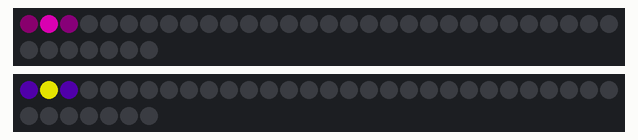
Bench run of a sketch on a simulated ESP8266 (NodeMCU). On the bench: 2 × 37 RGB LEDs in strip order, left to right, continuing on the next row. Dim RGB values are drawn brighter than linear.

Above: at 0.21 s.
At 2.03 s:
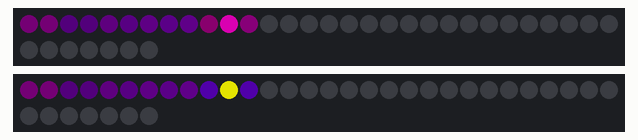
At 4.46 s:
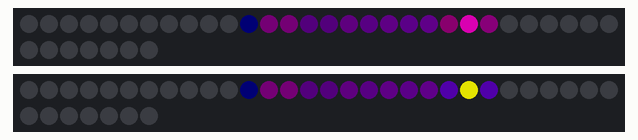
At 6.94 s:
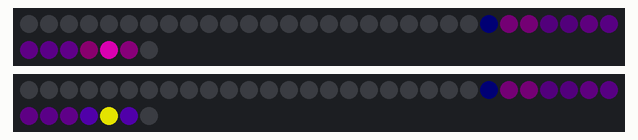
At 8.62 s:
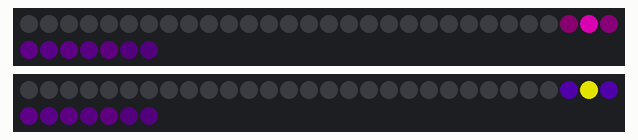
At 13.68 s:
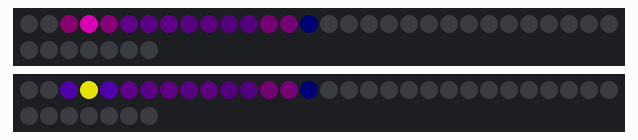

The sketch:

ping_pong_speed.ino
```cpp
#include <FastLED.h>

#define NUM_LEDS 37
#define DATA_PIN D4
#define DATA_PIN_MIDDLE D5
#define CLOCK_PIN 13

int delay_time = 200;
int bounce_delay_time = 5;
int trail_length = 10;
int bounce_length = 15;

CRGB leds[NUM_LEDS];
CRGB ledsMiddle[NUM_LEDS];

void setup() {
  FastLED.addLeds<NEOPIXEL, DATA_PIN>(leds, NUM_LEDS);
  FastLED.addLeds<NEOPIXEL, DATA_PIN_MIDDLE>(ledsMiddle, NUM_LEDS);
  FastLED.clear();
  FastLED.show();
}

void loop() {

  int brightness[15] = {255, 238, 221, 204, 187, 170, 153, 136, 119, 102, 85, 68, 51, 38, 24};

  // Forwards
  for (int i = 0; i < NUM_LEDS - 3; i++) {
    if (i == 0) {
      for (int j = 0; j < bounce_length; j++) {
        leds[j] = CHSV(213, 200, brightness[j]);
        ledsMiddle[j] = CHSV(213, 200, brightness[j]);
        FastLED.show();
        delay(bounce_delay_time);
      }
      FastLED.clear();
    }
      leds[i] = CHSV(213, 200, 64);
      leds[i+1] = CHSV(213, 255, 255);
      leds[i+2] = CHSV(213, 255, 64);

      ledsMiddle[i]   = CHSV(192, 255, 128);
      ledsMiddle[i+1] = CHSV(64, 255, 255);
      ledsMiddle[i+2] = CHSV(192, 255, 128);

    // Trail
      for (int k = 1; k <= trail_length; k++){
        if (i >= k){
          float spacing = (64 - 10) / (trail_length - 1);
          int brightness = 64 - spacing * (k - 1);
          leds[i-k] = CHSV(200, 200, brightness);
          ledsMiddle[i-k] = CHSV(200, 200, brightness);
        }
      }
      FastLED.show();
      delay(delay_time);
      FastLED.clear();
  }

  // Backwards
  for (int i = NUM_LEDS - 3; i > 0; i--) { // 37 - 3  = 34 to less than zero, 34,33,32,31,30, ... 1
    if (i == NUM_LEDS - 3) {
      int increment = 0;
      for (int j = NUM_LEDS - 1; j > NUM_LEDS - 1 - bounce_length; j--) {
        leds[j] = CHSV(213, 200, brightness[increment]);  //  36,35,34,33,32,31,30,29,28,27,26,25,24,23,22
        ledsMiddle[j] = CHSV(213, 200, brightness[increment]);  // 28 and 29 have an issue
        FastLED.show();   // starts at 37 - 3 = 34, so when i = 34, go to bounce mode, then you 37-1 = 36
        delay(bounce_delay_time);
        increment++;
      }
      FastLED.clear();
    }
      leds[i] = CHSV(213, 200, 64);
      leds[i+1] = CHSV(213, 255, 255);
      leds[i+2] = CHSV(213, 255, 64);
      ledsMiddle[i]   = CHSV(192, 255, 128);
      ledsMiddle[i+1] = CHSV(64, 255, 255);
      ledsMiddle[i+2] = CHSV(192, 255, 128);

    // Trail
      for (int k = 3; k <= trail_length + 2; k++){
        if (int (i+k) > 36){
          leds[i+k] = CHSV(200, 200, 0);
          ledsMiddle[i+k] = CHSV(200, 200, 0);
        } else{
          float spacing = (64 - 10) / (trail_length - 1);
          int brightness = 64 - spacing * (k - 3);
          leds[i+k] = CHSV(200, 200, brightness); //343536,
          ledsMiddle[i+k] = CHSV(200, 200, brightness);
        }
      }
      FastLED.show();
      delay(delay_time);
      FastLED.clear();
  }
}
```

Measured:
- by itself, everything shown: repeats every 14.0 s, in 70 steps
